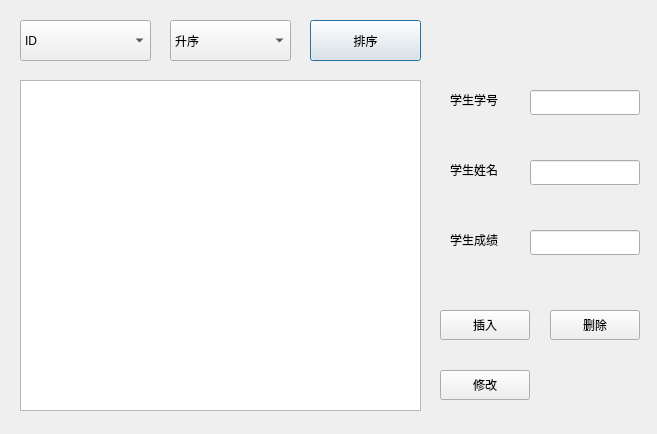
<?xml version="1.0" encoding="UTF-8"?>
<ui version="4.0">
 <class>StuDialog</class>
 <widget class="QDialog" name="StuDialog">
  <property name="geometry">
   <rect>
    <x>0</x>
    <y>0</y>
    <width>657</width>
    <height>434</height>
   </rect>
  </property>
  <property name="minimumSize">
   <size>
    <width>657</width>
    <height>434</height>
   </size>
  </property>
  <property name="maximumSize">
   <size>
    <width>657</width>
    <height>434</height>
   </size>
  </property>
  <property name="windowTitle">
   <string>学生成绩管理系统</string>
  </property>
  <widget class="QComboBox" name="value_comboBox">
   <property name="geometry">
    <rect>
     <x>20</x>
     <y>20</y>
     <width>131</width>
     <height>41</height>
    </rect>
   </property>
   <item>
    <property name="text">
     <string>ID</string>
    </property>
   </item>
   <item>
    <property name="text">
     <string>score</string>
    </property>
   </item>
  </widget>
  <widget class="QComboBox" name="cond_comboBox">
   <property name="geometry">
    <rect>
     <x>170</x>
     <y>20</y>
     <width>121</width>
     <height>41</height>
    </rect>
   </property>
   <item>
    <property name="text">
     <string>升序</string>
    </property>
   </item>
   <item>
    <property name="text">
     <string>降序</string>
    </property>
   </item>
  </widget>
  <widget class="QPushButton" name="sort_button">
   <property name="geometry">
    <rect>
     <x>310</x>
     <y>20</y>
     <width>111</width>
     <height>41</height>
    </rect>
   </property>
   <property name="text">
    <string>排序</string>
   </property>
  </widget>
  <widget class="QTableView" name="tableView">
   <property name="geometry">
    <rect>
     <x>20</x>
     <y>80</y>
     <width>401</width>
     <height>331</height>
    </rect>
   </property>
  </widget>
  <widget class="QLineEdit" name="id_edit">
   <property name="geometry">
    <rect>
     <x>530</x>
     <y>90</y>
     <width>110</width>
     <height>25</height>
    </rect>
   </property>
  </widget>
  <widget class="QLineEdit" name="name_edit">
   <property name="geometry">
    <rect>
     <x>530</x>
     <y>160</y>
     <width>110</width>
     <height>25</height>
    </rect>
   </property>
  </widget>
  <widget class="QLineEdit" name="score_edit">
   <property name="geometry">
    <rect>
     <x>530</x>
     <y>230</y>
     <width>110</width>
     <height>25</height>
    </rect>
   </property>
  </widget>
  <widget class="QLabel" name="stu_id">
   <property name="geometry">
    <rect>
     <x>450</x>
     <y>90</y>
     <width>70</width>
     <height>20</height>
    </rect>
   </property>
   <property name="text">
    <string>学生学号</string>
   </property>
  </widget>
  <widget class="QLabel" name="stu_name">
   <property name="geometry">
    <rect>
     <x>450</x>
     <y>160</y>
     <width>70</width>
     <height>20</height>
    </rect>
   </property>
   <property name="text">
    <string>学生姓名</string>
   </property>
  </widget>
  <widget class="QLabel" name="stu_score">
   <property name="geometry">
    <rect>
     <x>450</x>
     <y>230</y>
     <width>70</width>
     <height>20</height>
    </rect>
   </property>
   <property name="text">
    <string>学生成绩</string>
   </property>
  </widget>
  <widget class="QPushButton" name="insert_button_2">
   <property name="geometry">
    <rect>
     <x>440</x>
     <y>310</y>
     <width>90</width>
     <height>30</height>
    </rect>
   </property>
   <property name="text">
    <string>插入</string>
   </property>
  </widget>
  <widget class="QPushButton" name="delete_button">
   <property name="geometry">
    <rect>
     <x>550</x>
     <y>310</y>
     <width>90</width>
     <height>30</height>
    </rect>
   </property>
   <property name="text">
    <string>删除</string>
   </property>
  </widget>
  <widget class="QPushButton" name="update_button">
   <property name="geometry">
    <rect>
     <x>440</x>
     <y>370</y>
     <width>90</width>
     <height>30</height>
    </rect>
   </property>
   <property name="text">
    <string>修改</string>
   </property>
  </widget>
 </widget>
 <resources/>
 <connections/>
</ui>
